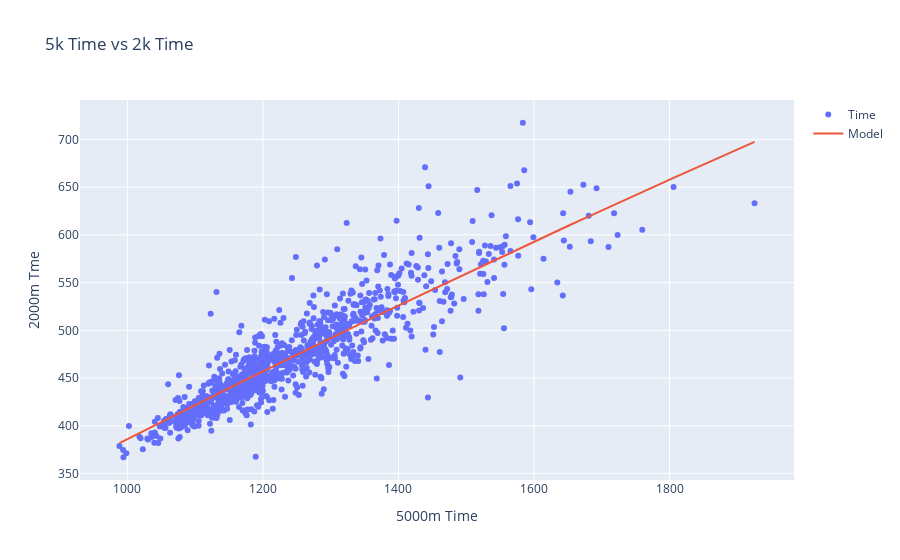

Write notebook code for a chart like this one.
### Code cell
pp_5_2_10.df_test = pp_5_2_10.df_test.sort_values(by="time_5000")
line_y = ([0.4118] * pp_5_2_10.df_test["time_5000"]) + ([-0.00002576] * pp_5_2_10.df_test["time_50002"])

pp.plot_scatter_and_line(pp_5_2_10.df_test["time_5000"], pp_5_2_10.df_test["time_2000"], line_y, "Time", "Model", "5k Time vs 2k Time", "5000m Time", "2000m Tme")

### Figure 1 — Plotly figure (JSON) as saved in the notebook; plotly's stock layout.template omitted (floating-point values rounded to 4 significant figures; data arrays with more than 128 entries replaced by an {"elided": "..."} marker saying what was removed)
{"data": [{"mode": "markers", "name": "Time", "type": "scatter", "x": {"elided": "1065 float values"}, "y": {"elided": "1065 float values"}}, {"name": "Model", "type": "scatter", "x": {"elided": "1065 float values"}, "y": {"elided": "1065 float values"}}], "layout": {"title": {"text": "5k Time vs 2k Time"}, "xaxis": {"title": {"text": "5000m Time"}}, "yaxis": {"title": {"text": "2000m Tme"}}}}
